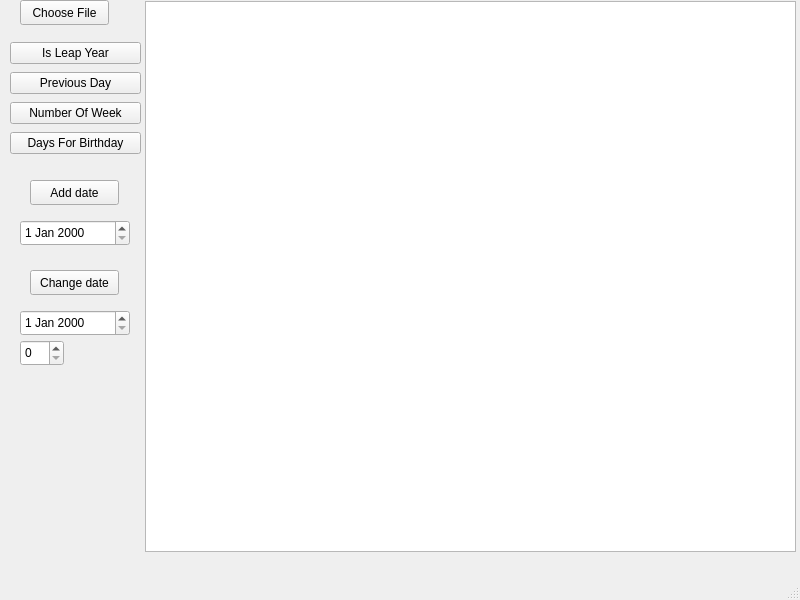
<?xml version="1.0" encoding="UTF-8"?>
<ui version="4.0">
 <class>MainWindow</class>
 <widget class="QMainWindow" name="MainWindow">
  <property name="geometry">
   <rect>
    <x>0</x>
    <y>0</y>
    <width>800</width>
    <height>600</height>
   </rect>
  </property>
  <property name="windowTitle">
   <string>MainWindow</string>
  </property>
  <widget class="QWidget" name="centralwidget">
   <widget class="QTableView" name="tableView">
    <property name="geometry">
     <rect>
      <x>145</x>
      <y>1</y>
      <width>651</width>
      <height>551</height>
     </rect>
    </property>
   </widget>
   <widget class="QPushButton" name="chooseFileButton">
    <property name="geometry">
     <rect>
      <x>20</x>
      <y>0</y>
      <width>89</width>
      <height>25</height>
     </rect>
    </property>
    <property name="text">
     <string>Choose File</string>
    </property>
   </widget>
   <widget class="QWidget" name="verticalLayoutWidget">
    <property name="geometry">
     <rect>
      <x>10</x>
      <y>40</y>
      <width>131</width>
      <height>120</height>
     </rect>
    </property>
    <layout class="QVBoxLayout" name="verticalLayout">
     <item>
      <widget class="QPushButton" name="isLeapButton">
       <property name="text">
        <string>Is Leap Year</string>
       </property>
      </widget>
     </item>
     <item>
      <widget class="QPushButton" name="prevDayButton">
       <property name="text">
        <string>Previous Day</string>
       </property>
      </widget>
     </item>
     <item>
      <widget class="QPushButton" name="weekNumberButton">
       <property name="text">
        <string>Number Of Week</string>
       </property>
      </widget>
     </item>
     <item>
      <widget class="QPushButton" name="countBirthdayButton">
       <property name="text">
        <string>Days For Birthday</string>
       </property>
      </widget>
     </item>
    </layout>
   </widget>
   <widget class="QDateEdit" name="newDateEdit">
    <property name="geometry">
     <rect>
      <x>20</x>
      <y>220</y>
      <width>110</width>
      <height>26</height>
     </rect>
    </property>
   </widget>
   <widget class="QPushButton" name="addDateButton">
    <property name="geometry">
     <rect>
      <x>30</x>
      <y>180</y>
      <width>89</width>
      <height>25</height>
     </rect>
    </property>
    <property name="text">
     <string>Add date</string>
    </property>
   </widget>
   <widget class="QPushButton" name="changeDateButton">
    <property name="geometry">
     <rect>
      <x>30</x>
      <y>270</y>
      <width>89</width>
      <height>25</height>
     </rect>
    </property>
    <property name="text">
     <string>Change date</string>
    </property>
   </widget>
   <widget class="QDateEdit" name="changeDateEdit">
    <property name="geometry">
     <rect>
      <x>20</x>
      <y>310</y>
      <width>110</width>
      <height>26</height>
     </rect>
    </property>
   </widget>
   <widget class="QSpinBox" name="spinBox">
    <property name="geometry">
     <rect>
      <x>20</x>
      <y>340</y>
      <width>44</width>
      <height>26</height>
     </rect>
    </property>
   </widget>
  </widget>
  <widget class="QMenuBar" name="menubar">
   <property name="geometry">
    <rect>
     <x>0</x>
     <y>0</y>
     <width>800</width>
     <height>22</height>
    </rect>
   </property>
  </widget>
  <widget class="QStatusBar" name="statusbar"/>
 </widget>
 <resources/>
 <connections/>
</ui>
